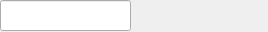
<?xml version="1.0" encoding="UTF-8"?>
<ui version="4.0">
 <class>LineEdit</class>
 <widget class="QWidget" name="LineEdit">
  <property name="geometry">
   <rect>
    <x>0</x>
    <y>0</y>
    <width>268</width>
    <height>32</height>
   </rect>
  </property>
  <property name="sizePolicy">
   <sizepolicy hsizetype="Expanding" vsizetype="Expanding">
    <horstretch>2</horstretch>
    <verstretch>0</verstretch>
   </sizepolicy>
  </property>
  <property name="windowTitle">
   <string>Form</string>
  </property>
  <widget class="QLineEdit" name="lineEdit">
   <property name="geometry">
    <rect>
     <x>0</x>
     <y>0</y>
     <width>131</width>
     <height>31</height>
    </rect>
   </property>
   <property name="sizePolicy">
    <sizepolicy hsizetype="Expanding" vsizetype="Expanding">
     <horstretch>0</horstretch>
     <verstretch>0</verstretch>
    </sizepolicy>
   </property>
  </widget>
 </widget>
 <resources/>
 <connections/>
</ui>
